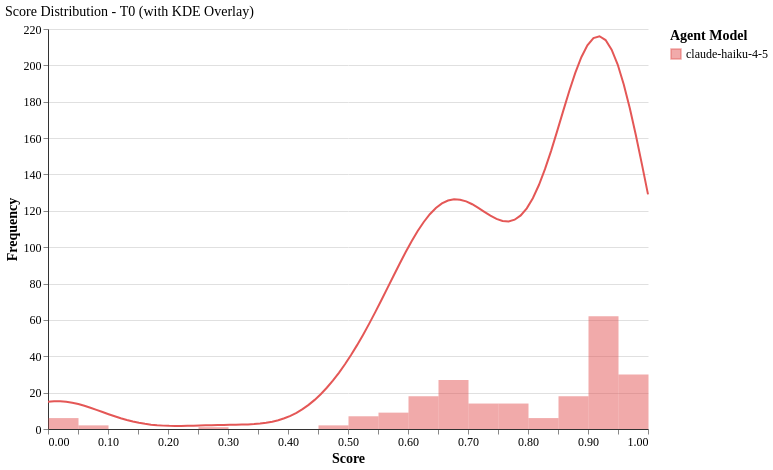

Specify this chart in Vega-Lite:
### Vega-Lite specification from a JSON file in a GitHub repository (floating-point values rounded to 4 significant figures; data arrays with more than 128 entries replaced by an {"elided": "..."} marker saying what was removed)
{"config": {"font": "serif", "axis": {"labelFontSize": 12, "titleFontSize": 14, "gridColor": "#e0e0e0", "domainColor": "#333333"}, "legend": {"labelFontSize": 12, "titleFontSize": 14}, "title": {"fontSize": 14, "anchor": "start", "fontWeight": "normal"}, "view": {"stroke": null, "continuousWidth": 400, "continuousHeight": 300, "strokeWidth": 0}, "mark": {"tooltip": true}}, "layer": [{"data": {"name": "data-d9d6d6b35e9142f89d07c89e8123a5cd"}, "mark": {"type": "bar", "binSpacing": 0, "opacity": 0.5}, "encoding": {"color": {"field": "agent_model", "scale": {"domain": ["claude-haiku-4-5"], "range": ["#E45756"]}, "title": "Agent Model", "type": "nominal"}, "tooltip": [{"field": "agent_model", "title": "Model", "type": "nominal"}, {"aggregate": "count", "title": "Count", "type": "quantitative"}], "x": {"bin": {"maxbins": 20}, "field": "score", "title": "Score", "type": "quantitative"}, "y": {"aggregate": "count", "title": "Frequency", "type": "quantitative"}}}, {"data": {"name": "data-15f6c13387017b694170c20d8f4eef7a"}, "mark": {"type": "line", "strokeWidth": 2}, "encoding": {"color": {"field": "agent_model", "scale": {"domain": ["claude-haiku-4-5"], "range": ["#E45756"]}, "type": "nominal"}, "x": {"field": "score", "type": "quantitative"}, "y": {"field": "scaled_density", "type": "quantitative"}}}], "data": {"name": "data-d9d6d6b35e9142f89d07c89e8123a5cd"}, "height": 400, "title": "Score Distribution - T0 (with KDE Overlay)", "width": 600, "$schema": "https://vega.github.io/schema/vega-lite/v6.1.0.json", "datasets": {"data-d9d6d6b35e9142f89d07c89e8123a5cd": {"elided": "216 records"}, "data-15f6c13387017b694170c20d8f4eef7a": [{"agent_model": "claude-haiku-4-5", "tier": "T0", "score": 0.0, "density": 0.1926, "scaled_density": 15.04}, {"agent_model": "claude-haiku-4-5", "tier": "T0", "score": 0.0101, "density": 0.1959, "scaled_density": 15.3}, {"agent_model": "claude-haiku-4-5", "tier": "T0", "score": 0.0202, "density": 0.1957, "scaled_density": 15.28}, {"agent_model": "claude-haiku-4-5", "tier": "T0", "score": 0.0303, "density": 0.1921, "scaled_density": 15.0}, {"agent_model": "claude-haiku-4-5", "tier": "T0", "score": 0.0404, "density": 0.1852, "scaled_density": 14.46}, {"agent_model": "claude-haiku-4-5", "tier": "T0", "score": 0.05051, "density": 0.1755, "scaled_density": 13.71}, {"agent_model": "claude-haiku-4-5", "tier": "T0", "score": 0.06061, "density": 0.1634, "scaled_density": 12.76}, {"agent_model": "claude-haiku-4-5", "tier": "T0", "score": 0.07071, "density": 0.1497, "scaled_density": 11.69}, {"agent_model": "claude-haiku-4-5", "tier": "T0", "score": 0.08081, "density": 0.1348, "scaled_density": 10.53}, {"agent_model": "claude-haiku-4-5", "tier": "T0", "score": 0.09091, "density": 0.1194, "scaled_density": 9.327}, {"agent_model": "claude-haiku-4-5", "tier": "T0", "score": 0.101, "density": 0.1042, "scaled_density": 8.136}, {"agent_model": "claude-haiku-4-5", "tier": "T0", "score": 0.1111, "density": 0.08952, "scaled_density": 6.992}, {"agent_model": "claude-haiku-4-5", "tier": "T0", "score": 0.1212, "density": 0.0759, "scaled_density": 5.928}, {"agent_model": "claude-haiku-4-5", "tier": "T0", "score": 0.1313, "density": 0.06362, "scaled_density": 4.969}, {"agent_model": "claude-haiku-4-5", "tier": "T0", "score": 0.1414, "density": 0.05289, "scaled_density": 4.131}, {"agent_model": "claude-haiku-4-5", "tier": "T0", "score": 0.1515, "density": 0.04383, "scaled_density": 3.423}, {"agent_model": "claude-haiku-4-5", "tier": "T0", "score": 0.1616, "density": 0.03646, "scaled_density": 2.848}, {"agent_model": "claude-haiku-4-5", "tier": "T0", "score": 0.1717, "density": 0.03074, "scaled_density": 2.401}, {"agent_model": "claude-haiku-4-5", "tier": "T0", "score": 0.1818, "density": 0.02656, "scaled_density": 2.074}, {"agent_model": "claude-haiku-4-5", "tier": "T0", "score": 0.1919, "density": 0.02377, "scaled_density": 1.857}, {"agent_model": "claude-haiku-4-5", "tier": "T0", "score": 0.202, "density": 0.02218, "scaled_density": 1.732}, {"agent_model": "claude-haiku-4-5", "tier": "T0", "score": 0.2121, "density": 0.02159, "scaled_density": 1.686}, {"agent_model": "claude-haiku-4-5", "tier": "T0", "score": 0.2222, "density": 0.02176, "scaled_density": 1.7}, {"agent_model": "claude-haiku-4-5", "tier": "T0", "score": 0.2323, "density": 0.02249, "scaled_density": 1.757}, {"agent_model": "claude-haiku-4-5", "tier": "T0", "score": 0.2424, "density": 0.02356, "scaled_density": 1.84}, {"agent_model": "claude-haiku-4-5", "tier": "T0", "score": 0.2525, "density": 0.02478, "scaled_density": 1.936}, {"agent_model": "claude-haiku-4-5", "tier": "T0", "score": 0.2626, "density": 0.026, "scaled_density": 2.03}, {"agent_model": "claude-haiku-4-5", "tier": "T0", "score": 0.2727, "density": 0.02709, "scaled_density": 2.116}, {"agent_model": "claude-haiku-4-5", "tier": "T0", "score": 0.2828, "density": 0.028, "scaled_density": 2.187}, {"agent_model": "claude-haiku-4-5", "tier": "T0", "score": 0.2929, "density": 0.02873, "scaled_density": 2.244}, {"agent_model": "claude-haiku-4-5", "tier": "T0", "score": 0.303, "density": 0.02936, "scaled_density": 2.293}, {"agent_model": "claude-haiku-4-5", "tier": "T0", "score": 0.3131, "density": 0.03002, "scaled_density": 2.344}, {"agent_model": "claude-haiku-4-5", "tier": "T0", "score": 0.3232, "density": 0.03094, "scaled_density": 2.416}, {"agent_model": "claude-haiku-4-5", "tier": "T0", "score": 0.3333, "density": 0.0324, "scaled_density": 2.53}, {"agent_model": "claude-haiku-4-5", "tier": "T0", "score": 0.3434, "density": 0.03477, "scaled_density": 2.715}, {"agent_model": "claude-haiku-4-5", "tier": "T0", "score": 0.3535, "density": 0.03844, "scaled_density": 3.002}, {"agent_model": "claude-haiku-4-5", "tier": "T0", "score": 0.3636, "density": 0.04387, "scaled_density": 3.426}, {"agent_model": "claude-haiku-4-5", "tier": "T0", "score": 0.3737, "density": 0.05154, "scaled_density": 4.025}, {"agent_model": "claude-haiku-4-5", "tier": "T0", "score": 0.3838, "density": 0.06192, "scaled_density": 4.836}, {"agent_model": "claude-haiku-4-5", "tier": "T0", "score": 0.3939, "density": 0.0755, "scaled_density": 5.896}, {"agent_model": "claude-haiku-4-5", "tier": "T0", "score": 0.404, "density": 0.09271, "scaled_density": 7.24}, {"agent_model": "claude-haiku-4-5", "tier": "T0", "score": 0.4141, "density": 0.114, "scaled_density": 8.9}, {"agent_model": "claude-haiku-4-5", "tier": "T0", "score": 0.4242, "density": 0.1396, "scaled_density": 10.9}, {"agent_model": "claude-haiku-4-5", "tier": "T0", "score": 0.4343, "density": 0.1699, "scaled_density": 13.27}, {"agent_model": "claude-haiku-4-5", "tier": "T0", "score": 0.4444, "density": 0.205, "scaled_density": 16.01}, {"agent_model": "claude-haiku-4-5", "tier": "T0", "score": 0.4545, "density": 0.2452, "scaled_density": 19.15}, {"agent_model": "claude-haiku-4-5", "tier": "T0", "score": 0.4646, "density": 0.2904, "scaled_density": 22.68}, {"agent_model": "claude-haiku-4-5", "tier": "T0", "score": 0.4747, "density": 0.3406, "scaled_density": 26.6}, {"agent_model": "claude-haiku-4-5", "tier": "T0", "score": 0.4848, "density": 0.3959, "scaled_density": 30.92}, {"agent_model": "claude-haiku-4-5", "tier": "T0", "score": 0.4949, "density": 0.4561, "scaled_density": 35.62}, {"agent_model": "claude-haiku-4-5", "tier": "T0", "score": 0.5051, "density": 0.521, "scaled_density": 40.69}, {"agent_model": "claude-haiku-4-5", "tier": "T0", "score": 0.5152, "density": 0.5906, "scaled_density": 46.12}, {"agent_model": "claude-haiku-4-5", "tier": "T0", "score": 0.5253, "density": 0.6643, "scaled_density": 51.89}, {"agent_model": "claude-haiku-4-5", "tier": "T0", "score": 0.5354, "density": 0.742, "scaled_density": 57.95}, {"agent_model": "claude-haiku-4-5", "tier": "T0", "score": 0.5455, "density": 0.823, "scaled_density": 64.27}, {"agent_model": "claude-haiku-4-5", "tier": "T0", "score": 0.5556, "density": 0.9065, "scaled_density": 70.8}, {"agent_model": "claude-haiku-4-5", "tier": "T0", "score": 0.5657, "density": 0.9917, "scaled_density": 77.46}, {"agent_model": "claude-haiku-4-5", "tier": "T0", "score": 0.5758, "density": 1.077, "scaled_density": 84.15}, {"agent_model": "claude-haiku-4-5", "tier": "T0", "score": 0.5859, "density": 1.162, "scaled_density": 90.76}, {"agent_model": "claude-haiku-4-5", "tier": "T0", "score": 0.596, "density": 1.244, "scaled_density": 97.18}, {"agent_model": "claude-haiku-4-5", "tier": "T0", "score": 0.6061, "density": 1.322, "scaled_density": 103.3}, {"agent_model": "claude-haiku-4-5", "tier": "T0", "score": 0.6162, "density": 1.394, "scaled_density": 108.9}, {"agent_model": "claude-haiku-4-5", "tier": "T0", "score": 0.6263, "density": 1.458, "scaled_density": 113.9}, {"agent_model": "claude-haiku-4-5", "tier": "T0", "score": 0.6364, "density": 1.512, "scaled_density": 118.1}, {"agent_model": "claude-haiku-4-5", "tier": "T0", "score": 0.6465, "density": 1.556, "scaled_density": 121.5}, {"agent_model": "claude-haiku-4-5", "tier": "T0", "score": 0.6566, "density": 1.589, "scaled_density": 124.1}, {"agent_model": "claude-haiku-4-5", "tier": "T0", "score": 0.6667, "density": 1.609, "scaled_density": 125.7}, {"agent_model": "claude-haiku-4-5", "tier": "T0", "score": 0.6768, "density": 1.617, "scaled_density": 126.3}, {"agent_model": "claude-haiku-4-5", "tier": "T0", "score": 0.6869, "density": 1.615, "scaled_density": 126.1}, {"agent_model": "claude-haiku-4-5", "tier": "T0", "score": 0.697, "density": 1.603, "scaled_density": 125.2}, {"agent_model": "claude-haiku-4-5", "tier": "T0", "score": 0.7071, "density": 1.583, "scaled_density": 123.6}, {"agent_model": "claude-haiku-4-5", "tier": "T0", "score": 0.7172, "density": 1.557, "scaled_density": 121.6}, {"agent_model": "claude-haiku-4-5", "tier": "T0", "score": 0.7273, "density": 1.529, "scaled_density": 119.5}, {"agent_model": "claude-haiku-4-5", "tier": "T0", "score": 0.7374, "density": 1.502, "scaled_density": 117.3}, {"agent_model": "claude-haiku-4-5", "tier": "T0", "score": 0.7475, "density": 1.48, "scaled_density": 115.6}, {"agent_model": "claude-haiku-4-5", "tier": "T0", "score": 0.7576, "density": 1.465, "scaled_density": 114.4}, {"agent_model": "claude-haiku-4-5", "tier": "T0", "score": 0.7677, "density": 1.462, "scaled_density": 114.2}, {"agent_model": "claude-haiku-4-5", "tier": "T0", "score": 0.7778, "density": 1.474, "scaled_density": 115.1}, {"agent_model": "claude-haiku-4-5", "tier": "T0", "score": 0.7879, "density": 1.504, "scaled_density": 117.5}, {"agent_model": "claude-haiku-4-5", "tier": "T0", "score": 0.798, "density": 1.554, "scaled_density": 121.4}, {"agent_model": "claude-haiku-4-5", "tier": "T0", "score": 0.8081, "density": 1.626, "scaled_density": 127.0}, {"agent_model": "claude-haiku-4-5", "tier": "T0", "score": 0.8182, "density": 1.718, "scaled_density": 134.2}, {"agent_model": "claude-haiku-4-5", "tier": "T0", "score": 0.8283, "density": 1.83, "scaled_density": 142.9}, {"agent_model": "claude-haiku-4-5", "tier": "T0", "score": 0.8384, "density": 1.957, "scaled_density": 152.9}, {"agent_model": "claude-haiku-4-5", "tier": "T0", "score": 0.8485, "density": 2.096, "scaled_density": 163.7}, {"agent_model": "claude-haiku-4-5", "tier": "T0", "score": 0.8586, "density": 2.239, "scaled_density": 174.8}, {"agent_model": "claude-haiku-4-5", "tier": "T0", "score": 0.8687, "density": 2.379, "scaled_density": 185.8}, {"agent_model": "claude-haiku-4-5", "tier": "T0", "score": 0.8788, "density": 2.508, "scaled_density": 195.9}, {"agent_model": "claude-haiku-4-5", "tier": "T0", "score": 0.8889, "density": 2.618, "scaled_density": 204.5}, {"agent_model": "claude-haiku-4-5", "tier": "T0", "score": 0.899, "density": 2.702, "scaled_density": 211.0}, {"agent_model": "claude-haiku-4-5", "tier": "T0", "score": 0.9091, "density": 2.752, "scaled_density": 215.0}, {"agent_model": "claude-haiku-4-5", "tier": "T0", "score": 0.9192, "density": 2.766, "scaled_density": 216.0}, {"agent_model": "claude-haiku-4-5", "tier": "T0", "score": 0.9293, "density": 2.739, "scaled_density": 213.9}, {"agent_model": "claude-haiku-4-5", "tier": "T0", "score": 0.9394, "density": 2.672, "scaled_density": 208.7}, {"agent_model": "claude-haiku-4-5", "tier": "T0", "score": 0.9495, "density": 2.566, "scaled_density": 200.4}, {"agent_model": "claude-haiku-4-5", "tier": "T0", "score": 0.9596, "density": 2.427, "scaled_density": 189.5}, {"agent_model": "claude-haiku-4-5", "tier": "T0", "score": 0.9697, "density": 2.258, "scaled_density": 176.4}, {"agent_model": "claude-haiku-4-5", "tier": "T0", "score": 0.9798, "density": 2.068, "scaled_density": 161.5}, {"agent_model": "claude-haiku-4-5", "tier": "T0", "score": 0.9899, "density": 1.863, "scaled_density": 145.5}, {"agent_model": "claude-haiku-4-5", "tier": "T0", "score": 1.0, "density": 1.652, "scaled_density": 129.0}]}}
